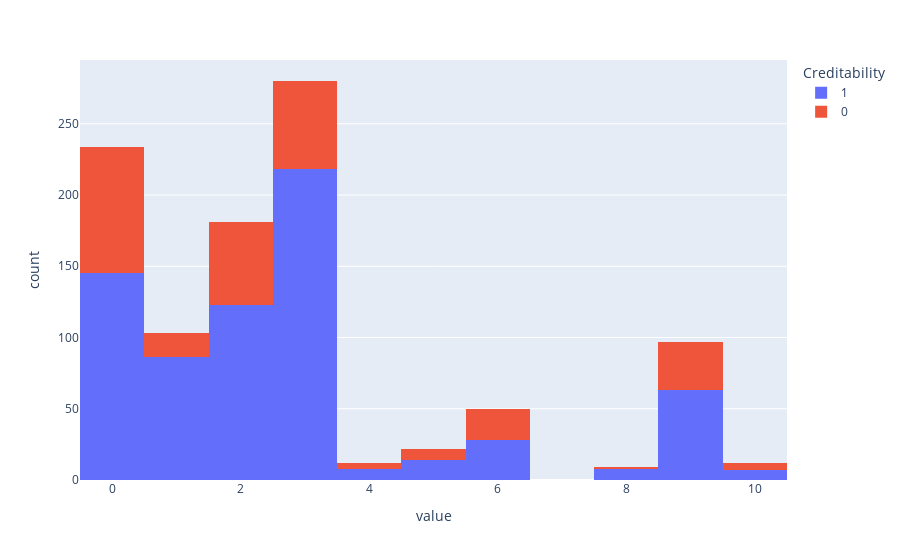

Notebook source saved alongside this figure:
### Code cell
Barplot2 = px.histogram(df_risk_credit, x=['Purpose'],color = 'Creditability',)
Barplot2.show()

### Figure 1 — Plotly figure (JSON) as saved in the notebook; plotly's stock layout.template omitted (floating-point values rounded to 4 significant figures; data arrays with more than 128 entries replaced by an {"elided": "..."} marker saying what was removed)
{"data": [{"alignmentgroup": "True", "bingroup": "x", "hovertemplate": "Creditability=1<br>value=%{x}<br>count=%{y}<extra></extra>", "legendgroup": "1", "marker": {"color": "#636efa", "pattern": {"shape": ""}}, "name": "1", "offsetgroup": "1", "orientation": "v", "showlegend": true, "type": "histogram", "x": {"elided": "700 int values"}, "xaxis": "x", "yaxis": "y"}, {"alignmentgroup": "True", "bingroup": "x", "hovertemplate": "Creditability=0<br>value=%{x}<br>count=%{y}<extra></extra>", "legendgroup": "0", "marker": {"color": "#EF553B", "pattern": {"shape": ""}}, "name": "0", "offsetgroup": "0", "orientation": "v", "showlegend": true, "type": "histogram", "x": {"elided": "300 int values"}, "xaxis": "x", "yaxis": "y"}], "layout": {"barmode": "relative", "legend": {"title": {"text": "Creditability"}, "tracegroupgap": 0}, "margin": {"t": 60}, "xaxis": {"anchor": "y", "domain": [0, 1], "title": {"text": "value"}}, "yaxis": {"anchor": "x", "domain": [0, 1], "title": {"text": "count"}}}}
